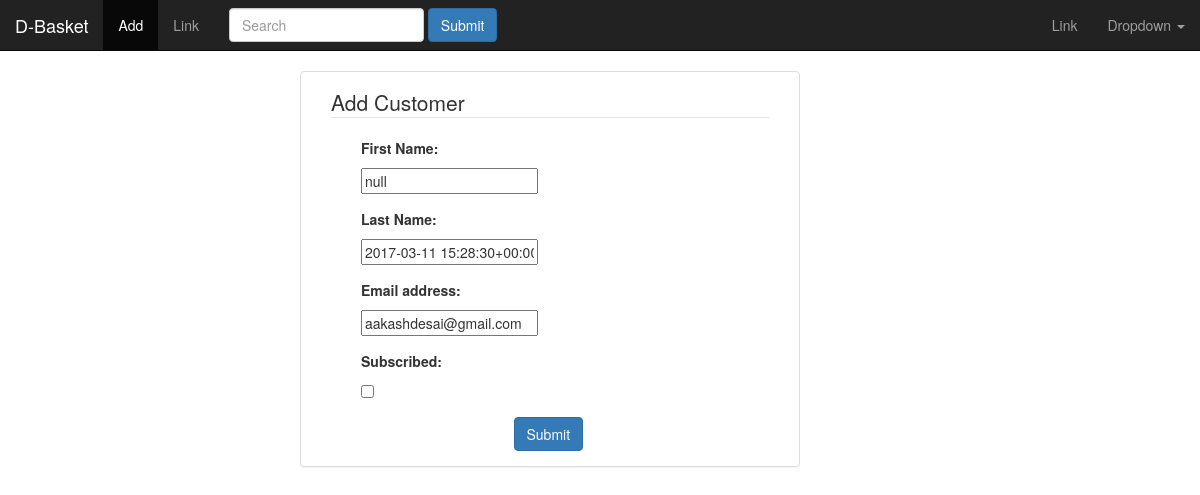
Page /emp/customer/2/ on the earlier database version.
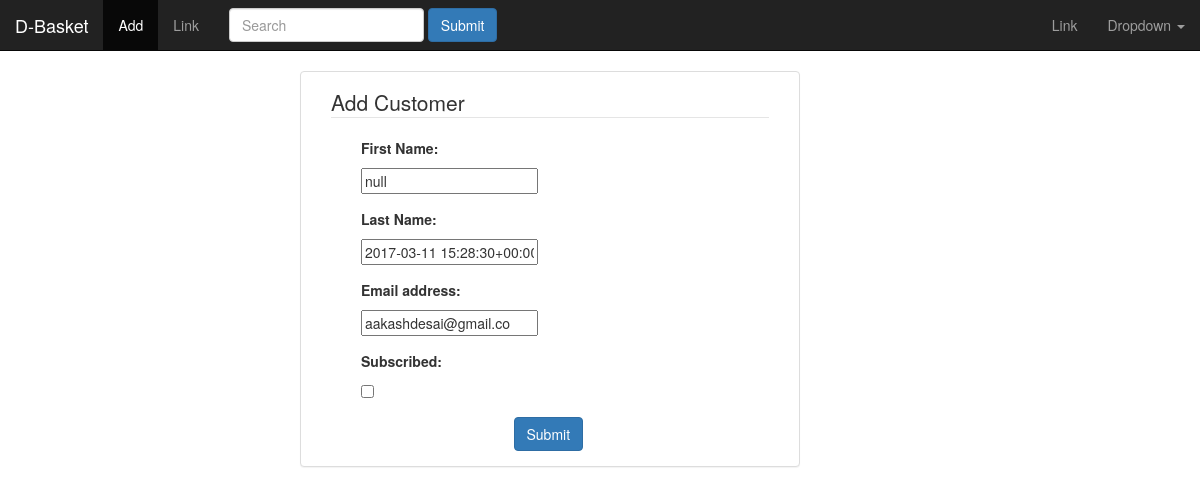
Same page on the later database version.
### AdminPanel/models.py (models this page shows, shortened)
class Customer(models.Model):
	first_name = models.CharField(max_length = 100, verbose_name = 'First Name')
	last_name = models.CharField(max_length = 100, verbose_name = 'Last Name')
	email_id = models.EmailField(max_length = 100, verbose_name = 'Email address')
	join_date = models.DateTimeField(default = timezone.now, editable = False)
	last_modified = models.DateTimeField(auto_now = True)
	subscribe = models.BooleanField(default = False, verbose_name = 'Subscribed')

### AdminPanel/views.py (the view)
# urls.py: url(r'^customer/(?P<pk>[0-9]+)/$', views.UpdateCustomer.as_view() , name = 'update-customer'),
class UpdateCustomer(generic.UpdateView):
	model = Customer
	fields = ['first_name', 'last_name', 'email_id', 'subscribe']

### AdminPanel/templates/AdminPanel/customer_form.html (shortened to what this page needs)
{% extends "AdminPanel/index.html" %}
{% block content %}
<div class="panel panel-default col-md-offset-3 col-md-5">
	<div class="panel-body col-sm-12">
		<form action="" method="POST" role="form">
			<legend>Add Customer</legend>
			{% include "AdminPanel/form_template.html" %}
			<button type="submit" class="btn btn-primary  col-md-offset-5">Submit</button>
		</form>
	</div>
</div>
{% endblock content %}

### AdminPanel/templates/AdminPanel/form_template.html
{% for field in form %}
	<div class="form-group col-sm-12">
		<label class="col-sm-12 col-md-5s">{{field.label_tag}}</label>
		<div class="col-sm-12 col-md-3">{{field}}</div>
	</div>
{% endfor %}

Differences in the rows shown:
changed Customer "null": email_id "aakashdesai@gmail.com" → "aakashdesai@gmail.co"
